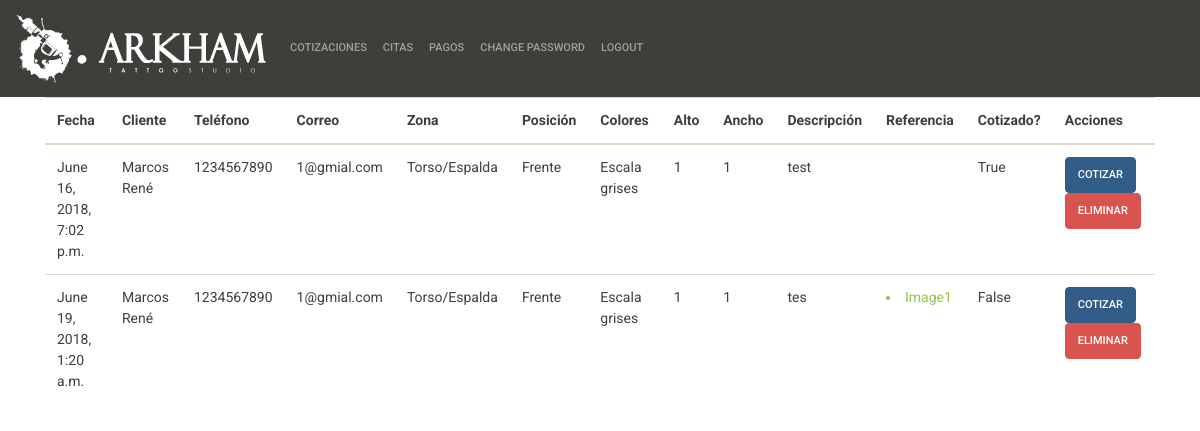
/cotizaciones/ (signed in), run on an earlier commit of the app's database.
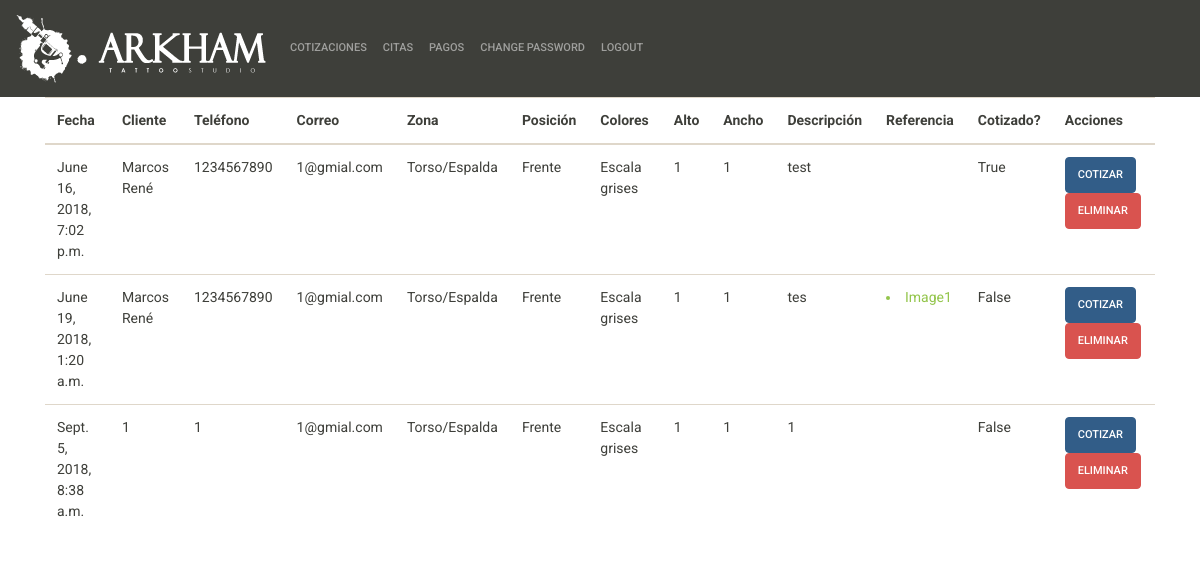
And on a later commit of the database.
### web/models.py (models this page shows, shortened)
class Quotation(models.Model):
    creacion = models.DateTimeField(auto_now_add=True, blank=True)
    nombre   = models.CharField(max_length=128)
    telefono = models.CharField(max_length=10)
    correo   = models.EmailField(max_length=254)
    zona     = models.CharField(max_length= 17, choices=zona_option, default='Torso/Espalda')
    tinta    = models.CharField(max_length= 16, choices=tinta_option, default='escala')
    posicion = models.CharField(max_length= 9, choices=posicion_option, default='frente')
    alto        = models.IntegerField(null=False)
    ancho       = models.IntegerField(null=False)
    referencia1 = models.ImageField(null=True, blank=True)
    referencia2 = models.ImageField(null=True, blank=True)
    referencia3 = models.ImageField(null=True, blank=True)
    descripcion = models.TextField(max_length=280, default='')
    no_horas    = models.IntegerField(default=0)
    anticipo    = models.IntegerField(default=200, choices=anticipo_option)
    precioTotal = models.IntegerField(default=0)
    comentarios = models.TextField(max_length=280, default='')
    cotizado    = models.BooleanField(default=False)

### quotation/views.py (the view)
# urls.py: path('', views.CotizarList.as_view(), name='cotizar_lista'),
class CotizarList(LoginRequiredMixin, ListView):
    model = Quotation
    template_name = 'admin/cotizar_lista.html'

### templates/admin/cotizar_lista.html (shortened to what this page needs)
{% extends 'admin/admin_index.html' %}
{% load staticfiles %}
{% load tz %}
{% block content %}
<div class="container">
  <table class="table table-responsive table-hover">
    <thead>
      <tr>
        <th scope="col">Fecha</th>
        <th scope="col">Cliente</th>
        <th scope="col">Teléfono</th>
        <th scope="col">Correo</th>
        <th scope="col">Zona</th>
        <th scope="col">Posición</th>
        <th scope="col">Colores</th>
        <th scope="col">Alto</th>
        <th scope="col">Ancho</th>
        <th scope="col">Descripción</th>
        <th scope="col">Referencia</th>
        <th scope="col">Cotizado?</th>
        <th scope="col">Acciones</th>
      </tr>
    </thead>
    <tbody>
      {% if object_list %}
        {% for cotizaciones in object_list %}
        <tr>
          <td>{{ cotizaciones.creacion|timezone:"America/Ensenada"}}</td>
          <td>{{ cotizaciones.nombre }}</td>
          <td>{{ cotizaciones.telefono }}</td>
          <td>{{ cotizaciones.correo }}</td>
          <td>{{ cotizaciones.zona }}</td>
          <td>{{ cotizaciones.posicion }}</td>
          <td>{{ cotizaciones.tinta }}</td>
          <td>{{ cotizaciones.alto }}</td>
          <td>{{ cotizaciones.ancho }}</td>
          <td>{{ cotizaciones.descripcion }}</td>
          <td>
            {% if cotizaciones.referencia1 %}
              <a href="{{ cotizaciones.referencia1.url }}" target="_blank"><li>Image1</li></a>
            {% endif %}
            </td>
            <td>{{ cotizaciones.cotizado }}</td>
            <td>
              <a class="btn btn-primary" href="{% url 'cotizar_editar' cotizaciones.id %}">Cotizar</a>
              <a class="btn btn-danger" href="{% url 'cotizar_delete' cotizaciones.id %}">Eliminar</a>
          </td>
        </tr>
      {% endfor %}
		{% else %}
    <br>
		<h1>No hay cotizaciones pendientes!</h1>
    <br>
    {% endif %}
    </tbody>
  </table>
</div>
{% endblock %}

What changed in the data, as far as the page shows it:
added Quotation: creacion "Sept. 5, 2018, 8:38 a.m.", nombre "1", telefono "1", correo "1@gmial.com", zona "Torso/Espalda", posicion "Frente", tinta "Escala grises", alto "1", ancho "1", descripcion "1", cotizado "False"
